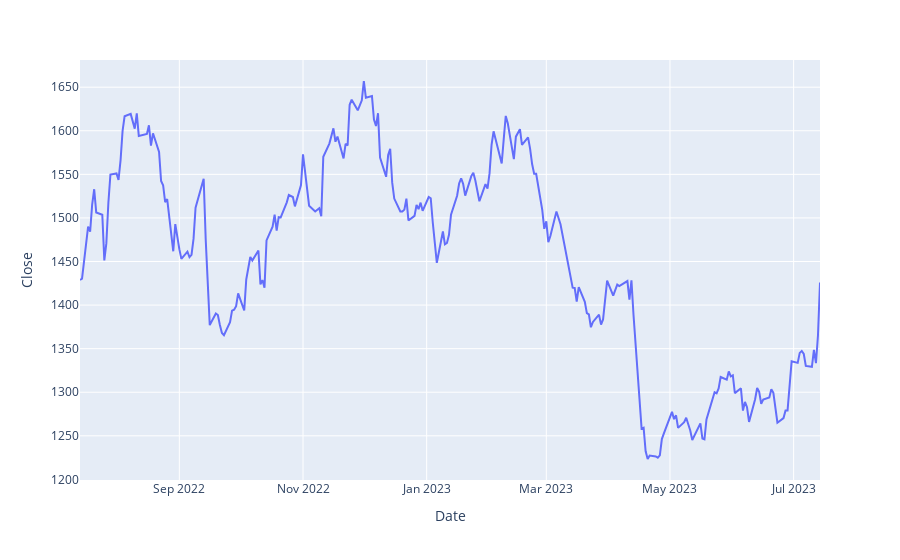

The notebook cell saved with this chart:
### Code cell
fig = px.line(infy,'Date','Close')
fig.show()

### Figure 1 — Plotly figure (JSON) as saved in the notebook; plotly's stock layout.template omitted (floating-point values rounded to 4 significant figures; data arrays with more than 128 entries replaced by an {"elided": "..."} marker saying what was removed)
{"data": [{"hovertemplate": "Date=%{x}<br>Close=%{y}<extra></extra>", "legendgroup": "", "line": {"color": "#636efa", "dash": "solid"}, "marker": {"symbol": "circle"}, "mode": "lines", "name": "", "orientation": "v", "showlegend": false, "type": "scatter", "x": {"elided": "248 str values"}, "xaxis": "x", "y": {"elided": "248 float values"}, "yaxis": "y"}], "layout": {"legend": {"tracegroupgap": 0}, "margin": {"t": 60}, "xaxis": {"anchor": "y", "domain": [0, 1], "title": {"text": "Date"}}, "yaxis": {"anchor": "x", "domain": [0, 1], "title": {"text": "Close"}}}}
